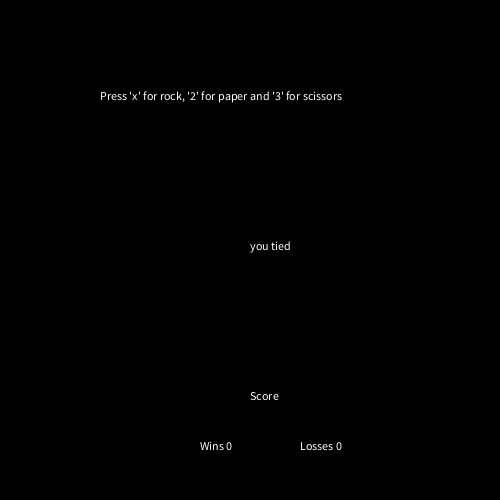
Frame 1 (no input)
Frame 60 (the mouse pressed at the canvas centre just before this capture): identical to frame 1, image omitted
Frame 120 (the mouse held since frame 60 and released just before this capture): identical to frame 1, image omitted

The Processing sketch that drew this single still picture (run headless with seeded random() and noise(); from frame 60 on, the mouse is pressed at the canvas centre):

// Processing sketch: rock_paper_scissors
// ── rock_paper_scissors.pde
int x = 0;
float y = 0;
boolean win = true;
boolean tie = true;
int wins = 0;
int losses = 0;
void setup() {
  size(500, 500);
  text(0, 0, 0);
  text("Press 'x' for rock, '2' for paper and '3' for scissors", 100, 100);
}
void keyPressed(){
if (keyCode == 49) {
   x = 1;
} 
if (keyCode == 50) {
   x = 2;
} 
if (keyCode == 51) {
   x = 3;
}
y = floor(random(1,4));
if (win && !tie){
  wins +=1;
} else if (!win && !tie) {
  losses += 1;
} else {
}
}
void draw() {
  background(0);
    text("Press 'x' for rock, '2' for paper and '3' for scissors", 100, 100);
if (x == y) {
  win = false;
  tie = true;
text("you tied", 250, 250);
} else if (x == 1 && y == 2) {
  win = false;
  tie = false;
text("loss", 250, 250);
} else if (x == 2 && y == 3) {
    win = false;
      tie = false;
text("loss", 250, 250);
} else if (x == 3 && y == 1) {
    win = false;
      tie = false;
text("loss", 250, 250);
} else {
  win = true;
    tie = false;
text ("win", 250, 250);
}
if(x == 1) {
text("You choose rock.", 300, 200);
}
if(x == 2) {
text("You choose paper.", 300, 200);
}
if(x == 3) {
text("You choose scissors.", 300, 200);
}
if(y == 1) {
text("CPU chose rock.", 100, 200);
}
if(y == 2) {
text("CPU chose paper.", 100, 200);
}
if(y == 3) {
text("CPU chose scissors.", 100, 200);
}


text("Score", 250, 400);
text("Wins "+ wins, 200, 450);
text("Losses "+ losses, 300, 450);
}
